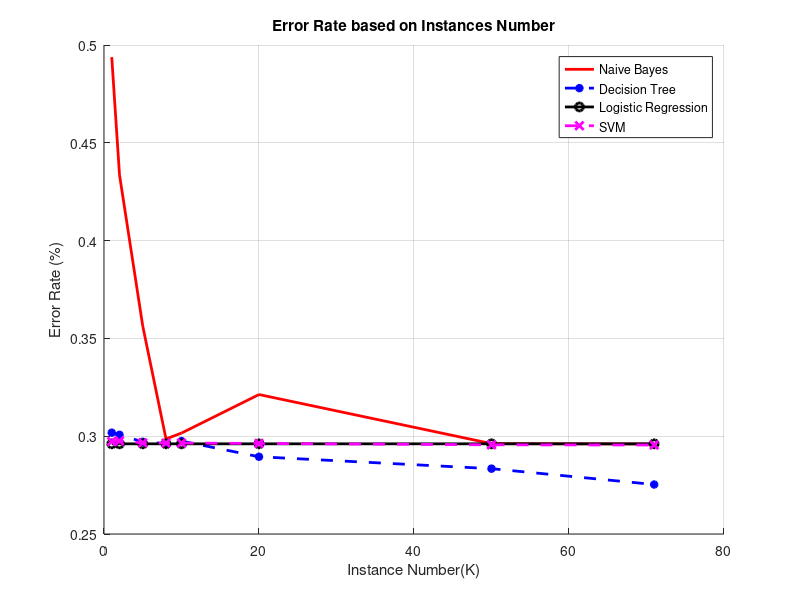

The MATLAB source for this figure:
X = [1, 2, 5, 8, 10, 20, 50, 70.987];
A = [0.4938, 0.4336, 0.3563, 0.2986, 0.3016, 0.3213, 0.2962, 0.2960];
B = [0.3018, 0.3007, 0.2971, 0.2962, 0.2975, 0.2895, 0.2834, 0.2753];
C = [0.2961, 0.2961, 0.2961, 0.2961, 0.2961, 0.2961, 0.2961, 0.2961];
D = [0.2973, 0.2976, 0.2966, 0.2965, 0.2965, 0.2963, 0.2956, 0.2955];

figure;
hold on;
grid;
title('Error Rate based on Instances Number');
xlabel('Instance Number(K)');
ylabel('Error Rate (%)');
plot(X, A, 'r-', 'LineWidth', 2);
hold on;
plot(X, B, 'b--*', 'LineWidth', 2);
hold on;
plot(X, C, 'k-o', 'LineWidth', 2);
hold on;
plot(X, D, 'm--x', 'LineWidth', 2);
legend('Naive Bayes', 'Decision Tree', 'Logistic Regression','SVM');